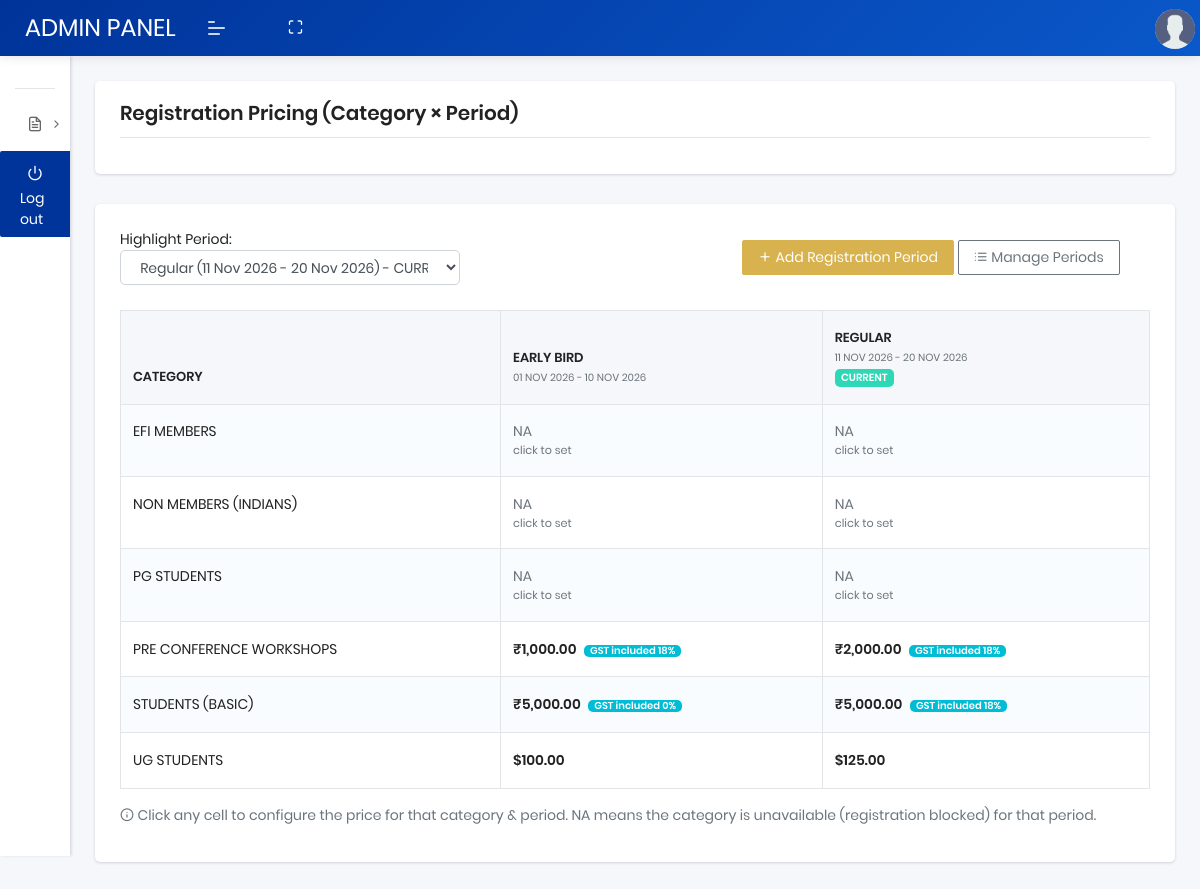
The app's page /registration-pricing.php (signed in) with its own data.
### tables this page shows
CREATE TABLE `registration_periods` (
  `id` int(11) NOT NULL,
  `period_name` varchar(100) NOT NULL,
  `start_date` date NOT NULL,
  `end_date` date NOT NULL,
  `display_order` int(11) NOT NULL DEFAULT 0,
  `status` tinyint(1) NOT NULL DEFAULT 1,
  `created_at` timestamp NULL DEFAULT current_timestamp(),
  `updated_at` timestamp NULL DEFAULT current_timestamp() ON UPDATE current_timestamp()
);

CREATE TABLE `registration_categories` (
  `id` bigint(20) UNSIGNED NOT NULL,
  `category_name` varchar(150) NOT NULL,
  `status` tinyint(1) NOT NULL DEFAULT 1,
  `created_at` timestamp NULL DEFAULT current_timestamp(),
  `updated_at` timestamp NULL DEFAULT current_timestamp() ON UPDATE current_timestamp()
);

CREATE TABLE `registration_category_prices` (
  `id` int(11) NOT NULL,
  `category_id` bigint(20) UNSIGNED NOT NULL,
  `period_id` int(11) NOT NULL,
  `amount` decimal(12,2) NOT NULL,
  `currency` char(3) NOT NULL DEFAULT 'INR',
  `availability` tinyint(1) NOT NULL DEFAULT 1,
  `gst_type` enum('included','excluded','not_applicable') NOT NULL DEFAULT 'not_applicable',
  `gst_percentage` decimal(5,2) NOT NULL DEFAULT 0.00,
  `status` tinyint(1) NOT NULL DEFAULT 1,
  `created_at` timestamp NULL DEFAULT current_timestamp(),
  `updated_at` timestamp NULL DEFAULT current_timestamp() ON UPDATE current_timestamp()
);

### registration_pricing_helpers.php (called while the page is built, shortened)
<?php
if (!function_exists('rp_get_active_period')) {
function rp_get_active_period(mysqli $db, $date = null)
{
    $date = $date ? date('Y-m-d', strtotime($date)) : date('Y-m-d');
    $stmt = mysqli_prepare($db, "SELECT * FROM registration_periods
        WHERE status = 1 AND start_date <= ? AND end_date >= ?
        ORDER BY display_order ASC, start_date ASC LIMIT 1");
    mysqli_stmt_bind_param($stmt, "ss", $date, $date);
    mysqli_stmt_execute($stmt);
    $row = mysqli_fetch_assoc(mysqli_stmt_get_result($stmt));
    return $row ?: null;
}
function rp_list_periods(mysqli $db, $onlyActive = true)
{
    $sql = "SELECT * FROM registration_periods";
    $sql .= " ORDER BY display_order ASC, start_date ASC";
    $result = mysqli_query($db, $sql);
    $rows = [];
    while ($row = mysqli_fetch_assoc($result)) {
        $rows[] = $row;
    }
    return $rows;
}
function rp_money($amount, $currency = 'INR')
{
    $symbols = ['INR' => '₹', 'USD' => '$'];
    $symbol  = $symbols[strtoupper($currency)] ?? ($currency . ' ');
    return $symbol . number_format((float) $amount, 2);
}
}

### registration-pricing.php (the view, shortened to what this page needs)
<?php
include("db/config.php");
include("registration_pricing_helpers.php");
$periods = rp_list_periods($db, false);
$categoriesResult = mysqli_query($db, "SELECT id, category_name, status FROM registration_categories ORDER BY category_name ASC");
$categories = [];
while ($row = mysqli_fetch_assoc($categoriesResult)) {
    $categories[] = $row;
}
$prices = [];
$priceResult = mysqli_query($db, "SELECT * FROM registration_category_prices");
while ($row = mysqli_fetch_assoc($priceResult)) {
    $prices[$row['category_id']][$row['period_id']] = $row;
}
$activePeriod = rp_get_active_period($db);
$selectedPeriodId = isset($_GET['period_id']) ? (int) $_GET['period_id'] : ($activePeriod ? (int) $activePeriod['id'] : (isset($periods[0]) ? (int) $periods[0]['id'] : 0));
?>
<!DOCTYPE html>
<html lang="en">
<head>
    <link rel="stylesheet" href="assets/css/plugins/dataTables.bootstrap4.min.css">
    <link rel="stylesheet" href="assets/css/style.css">
</head>
<body>
    <?php include("header.php"); ?>
    <?php include("navbar.php"); ?>
    <section class="pcoded-main-container">
        <div class="pcoded-content">
            <div class="page-header">
                <div class="page-block">
                    <div class="row align-items-center">
                        <div class="col-md-12">
                            <div class="page-header-title">
                                <h5 class="m-b-10">Registration Pricing (Category &times; Period)</h5>
                            </div>
                        </div>
                    </div>
                </div>
            </div>
            <div class="row">
                <div class="col-sm-12">
                    <div class="card">
                        <div class="card-header table-card-header">
                            <div class="row align-items-center w-100">
                                <div class="col-md-5">
                                    <label class="m-b-0 mr-2">Highlight Period:</label>
                                    <select id="periodFilter" class="form-control" style="max-width:340px;display:inline-block;">
                                        <?php foreach ($periods as $p): ?>
                                            <option value="<?php echo (int) $p['id']; ?>" <?php echo ((int) $p['id'] === $selectedPeriodId) ? 'selected' : ''; ?>>
                                                <?php echo htmlspecialchars($p['period_name']); ?>
                                                (<?php echo date('d M Y', strtotime($p['start_date'])); ?> - <?php echo date('d M Y', strtotime($p['end_date'])); ?>)
                                            </option>
                                        <?php endforeach; ?>
                                    </select>
                                </div>
                                <div class="col-md-7 text-right">
                                    <a href="add-registration-period.php" class="btn btn-primary"><i class="feather icon-plus"></i> Add Registration Period</a>
                                    <a href="manage-registration-periods.php" class="btn btn-outline-secondary"><i class="feather icon-list"></i> Manage Periods</a>
                                </div>
                            </div>
                        </div>
                        <div class="card-body">
                            <div class="table-responsive">
                                <table class="table table-striped table-bordered" id="pricingMatrix">
                                    <thead>
                                        <tr>
                                            <th>CATEGORY</th>
                                            <?php foreach ($periods as $p): ?>
                                                <th>
                                                    <?php echo htmlspecialchars($p['period_name']); ?>
                                                    <br>
                                                    <small class="text-muted"><?php echo date('d M Y', strtotime($p['start_date'])); ?> - <?php echo date('d M Y', strtotime($p['end_date'])); ?></small>
                                                    <?php if ($activePeriod && (int) $p['id'] === (int) $activePeriod['id']): ?>
                                                        <br><span class="badge badge-success">Current</span>
                                                    <?php endif; ?>
                                                </th>
                                            <?php endforeach; ?>
                                        </tr>
                                    </thead>
                                    <tbody>
                                        <?php if (empty($periods)): ?>
                                            <tr>
                                                <td colspan="<?php echo count($categories) + 1; ?>" class="text-center text-muted">
                                                    No registration periods defined. <a href="add-registration-period.php">Create a period first</a>.
                                                </td>
                                            </tr>
                                        <?php else: ?>
                                            <?php foreach ($categories as $cat): ?>
                                                <tr>
                                                    <td>
                                                        <?php echo htmlspecialchars($cat['category_name']); ?>
                                                    </td>
                                                    <?php foreach ($periods as $p): ?>
                                                        <?php
                                                        $pr = $prices[$cat['id']][$p['id']] ?? null;
                                                        $isNa = !$pr || (int) $pr['availability'] !== 1;
                                                        ?>
                                                        <td class="price-cell <?php echo $isNa ? 'na' : ''; ?>">
                                                            <div class="price-edit"
                                                                data-category="<?php echo (int) $cat['id']; ?>"
                                                                data-period="<?php echo (int) $p['id']; ?>"
                                                                data-category-name="<?php echo htmlspecialchars($cat['category_name']); ?>"
                                                                data-period-name="<?php echo htmlspecialchars($p['period_name']); ?>">
                                                                <?php if ($pr): ?>
                                                                    <span class="amount"><?php echo rp_money($pr['amount'], $pr['currency']); ?></span>
                                                                    <?php if ($pr['gst_type'] !== 'not_applicable'): ?>
                                                                        <span class="badge badge-info price-badge">GST <?php echo $pr['gst_type']; ?> <?php echo rtrim(rtrim($pr['gst_percentage'], '0'), '.'); ?>%</span>
                                                                    <?php endif; ?>
                                                                <?php else: ?>
                                                                    <span class="amount text-muted">NA</span>
                                                                    <small class="text-muted d-block">click to set</small>
                                                                <?php endif; ?>
                                                            </div>
                                                        </td>
                                                    <?php endforeach; ?>
                                                </tr>
                                            <?php endforeach; ?>
                                        <?php endif; ?>
                                    </tbody>
                                </table>
                            </div>
                            <p class="text-muted"><i class="feather icon-info"></i> Click any cell to configure the price for that category &amp; period. NA means the category is unavailable (registration blocked) for that period.</p>
                        </div>
                    </div>
                </div>
            </div>
        </div>
    </section>
</body>
</html>

### registration-pricing.php (style rules this page uses)
.price-cell { cursor: pointer; min-width: 130px; }
.price-cell .amount { font-weight: 600; }
.price-cell.na .amount { color: #999; font-weight: 400; }
.price-badge { font-size: 10px; padding: 1px 6px; margin-left: 4px; }

### records on screen
registration_periods: period_name "EARLY BIRD", start_date "01 NOV 2026", end_date "10 NOV 2026", shows "NA"
registration_periods: period_name "REGULAR", start_date "11 NOV 2026", end_date "20 NOV 2026", shows "CURRENT", shows "NA"
registration_categories: category_name "EFI MEMBERS"
registration_categories: category_name "NON MEMBERS (INDIANS)"
registration_categories: category_name "PG STUDENTS"
registration_categories: category_name "PRE CONFERENCE WORKSHOPS", id.currency "₹1,000.00", id.gst_type "included", id.gst_percentage "18", id.currency "₹2,000.00"
registration_categories: category_name "STUDENTS (BASIC)", id.currency "₹5,000.00", id.gst_type "included", id.gst_percentage "0", id.gst_percentage "18"
registration_categories: category_name "UG STUDENTS", id.currency "$100.00", id.currency "$125.00"

### other values on screen
form field value "Regular (11 Nov 2026 - 20 Nov 2026) - CURRENT"
